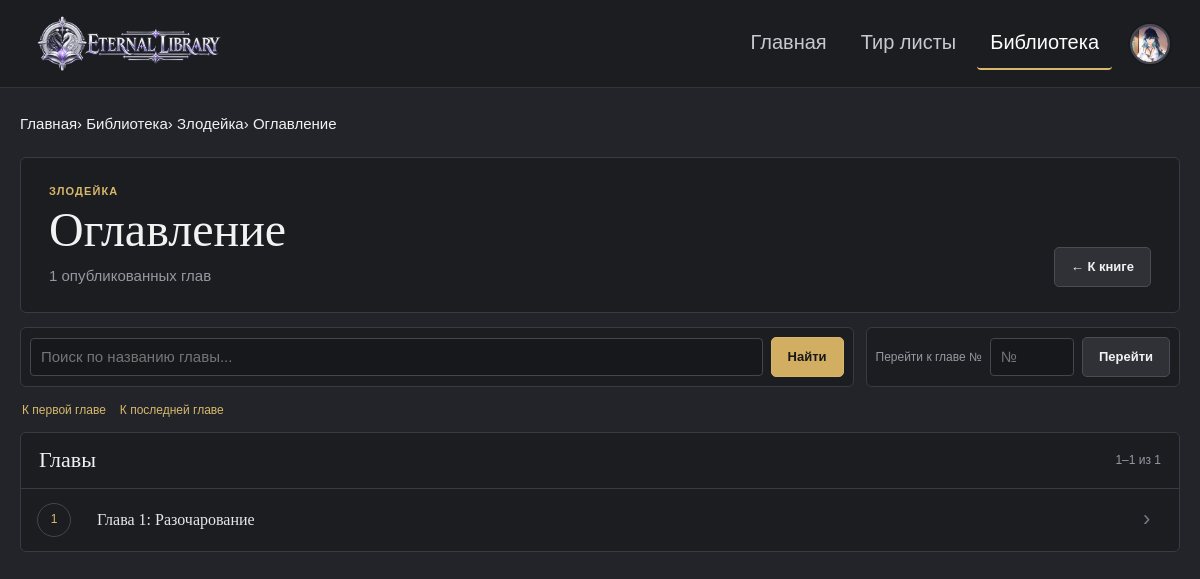
The app's page /library/books/злодейка/contents (signed in) with its own data.
### tables this page shows
CREATE TABLE books (
    id INTEGER PRIMARY KEY AUTOINCREMENT,
    slug TEXT NOT NULL UNIQUE COLLATE NOCASE,
    title TEXT NOT NULL,
    description TEXT,
    cover_filename TEXT,
    publication_status TEXT NOT NULL DEFAULT 'draft'
        CHECK (publication_status IN ('draft', 'published', 'archived')),
    created_by INTEGER NOT NULL,
    created_at TEXT NOT NULL DEFAULT CURRENT_TIMESTAMP,
    updated_at TEXT NOT NULL DEFAULT CURRENT_TIMESTAMP, summary TEXT, tags_json TEXT NOT NULL DEFAULT '[]', banner_filename TEXT, published_at TEXT,
    FOREIGN KEY (created_by) REFERENCES users(id) ON DELETE RESTRICT
);

CREATE TABLE book_chapters (
    id INTEGER PRIMARY KEY AUTOINCREMENT,
    book_id INTEGER NOT NULL,
    slug TEXT NOT NULL,
    title TEXT NOT NULL,
    summary TEXT,
    content TEXT NOT NULL DEFAULT '',
    tags_json TEXT NOT NULL DEFAULT '[]',
    notes TEXT,
    publication_status TEXT NOT NULL DEFAULT 'draft'
        CHECK (publication_status IN ('draft', 'published', 'archived')),
    sort_order INTEGER NOT NULL DEFAULT 0,
    published_at TEXT,
    created_at TEXT NOT NULL DEFAULT CURRENT_TIMESTAMP,
    updated_at TEXT NOT NULL DEFAULT CURRENT_TIMESTAMP, content_markdown TEXT NOT NULL DEFAULT '', word_count INTEGER NOT NULL DEFAULT 0, char_count INTEGER NOT NULL DEFAULT 0,
    UNIQUE (book_id, slug),
    FOREIGN KEY (book_id) REFERENCES books(id) ON DELETE CASCADE
);

### eternal_library/library/routes.py (the view, shortened to what this page needs)
@bp.get("/books/<book_slug>/contents")
def contents(book_slug: str):
    book_item = get_public_book_by_slug(book_slug)
    if book_item is None:
        abort(404)
    query = request.args.get("q", "").strip()
    try:
        requested_page = int(request.args.get("page", "1") or 1)
    except ValueError:
        requested_page = 1
    jump_raw = request.args.get("jump", "").strip()
    jump_error = None
    matched_total = count_public_chapters(book_item["id"], query)
    pagination = page_info(total=matched_total, requested_page=requested_page, per_page=100)
    chapters = list_public_chapter_page(
        book_item["id"], query=query, limit=pagination.per_page, offset=pagination.offset
    )
    total_chapters = count_public_chapters(book_item["id"])
    first_chapter = get_public_chapter_by_number(book_item["id"], 1) if total_chapters else None
    last_chapter = get_public_chapter_by_number(book_item["id"], total_chapters) if total_chapters else None
    return render_template(
        "library/contents.html",
        book=book_item,
        chapters=chapters,
        query=query,
        pagination=pagination,
        total_chapters=total_chapters,
        first_chapter=first_chapter,
        last_chapter=last_chapter,
        jump_error=jump_error,
    )

### eternal_library/auth/hooks.py (called while the page is built)
def avatar_url(user) -> str:
    if user and user["avatar_filename"]:
        return url_for("core.media_file", filename=f"avatars/{user['avatar_filename']}")
    return url_for("core.media_file", filename="tierlists/characters/eve.webp")

### eternal_library/database.py (called while the page is built)
def connect_db() -> sqlite3.Connection:
    INSTANCE_DIR.mkdir(parents=True, exist_ok=True)
    connection = sqlite3.connect(DATABASE_PATH)
    connection.row_factory = sqlite3.Row
    connection.execute("PRAGMA foreign_keys = ON")
    return connection

def get_user_by_id(user_id: int):
    with connect_db() as db:
        return db.execute("SELECT * FROM users WHERE id = ?", (user_id,)).fetchone()

### eternal_library/library/contents_navigation.py (called while the page is built)
def page_info(*, total: int, requested_page: int, per_page: int = 100) -> PageInfo:
    total = max(0, int(total))
    per_page = max(1, min(200, int(per_page)))
    pages = max(1, math.ceil(total / per_page))
    page = min(max(1, int(requested_page or 1)), pages)
    offset = (page - 1) * per_page
    start = offset + 1 if total else 0
    end = min(total, offset + per_page)
    return PageInfo(page, pages, per_page, offset, start, end, total)

### eternal_library/library/repository.py (called while the page is built)
def get_public_book_by_slug(slug: str):
    with connect_db() as db:
        return db.execute(
            """
            SELECT * FROM books
            WHERE slug = ? COLLATE NOCASE AND publication_status = 'published'
            LIMIT 1
            """,
            (slug,),
        ).fetchone()

def count_public_chapters(book_id: int, query: str = "") -> int:
    query = query.strip()
    sql = """
        SELECT COUNT(*) AS total
        FROM book_chapters
        WHERE book_id = ? AND publication_status = 'published'
    """
    params: list[object] = [book_id]
    if query:
        pattern = f"%{query}%"
        sql += " AND (title LIKE ? COLLATE NOCASE OR summary LIKE ? COLLATE NOCASE)"
        params.extend((pattern, pattern))
    with connect_db() as db:
        row = db.execute(sql, params).fetchone()
        return int(row["total"])

def get_public_chapter_by_number(book_id: int, chapter_number: int):
    if chapter_number < 1:
        return None
    with connect_db() as db:
        return db.execute(
            """
            SELECT * FROM book_chapters
            WHERE book_id = ? AND publication_status = 'published'
            ORDER BY sort_order, id
            LIMIT 1 OFFSET ?
            """,
            (book_id, chapter_number - 1),
        ).fetchone()

### eternal_library/templates/library/contents.html (shortened to what this page needs)
<!doctype html>
<html lang="ru">
<head>
    <link rel="stylesheet" href="{{ url_for('static', filename='css/library/global.css') }}">
    <link rel="stylesheet" href="{{ url_for('static', filename='css/library/contents.css') }}">
    <link rel="stylesheet" href="{{ url_for('static', filename='css/common/global_style.css') }}">
</head>
<body class="page page--contents">
    {% with site_section='library' %}{% include 'components/_site_header.html' %}{% endwith %}
    <main class="contents-page">
        <nav class="breadcrumbs" aria-label="Хлебные крошки">
            <a href="{{ url_for('core.home') }}">Главная</a><span>›</span>
            <a href="{{ url_for('library.home') }}">Библиотека</a><span>›</span>
            <a href="{{ url_for('library.book', slug=book['slug']) }}">{{ book['title'] }}</a><span>›</span>
            <span aria-current="page">Оглавление</span>
        </nav>
        <header class="contents-heading">
            <div>
                <p class="contents-kicker">{{ book['title'] }}</p>
                <h1>Оглавление</h1>
                <p>{{ total_chapters }} опубликованных глав</p>
            </div>
            <a class="button" href="{{ url_for('library.book', slug=book['slug']) }}">← К книге</a>
        </header>
        <section class="contents-tools" aria-label="Навигация по оглавлению">
            <form class="contents-search" method="get">
                <input type="search" name="q" value="{{ query }}" placeholder="Поиск по названию главы..." autocomplete="off">
                <button class="button button--primary" type="submit">Найти</button>
            </form>
            <form class="contents-jump" method="get">
                <label for="chapter-jump">Перейти к главе №</label>
                <input id="chapter-jump" type="number" min="1" max="{{ total_chapters or 1 }}" name="jump" placeholder="№">
                <button class="button" type="submit">Перейти</button>
            </form>
        </section>
        {% if total_chapters %}
        <nav class="contents-quick" aria-label="Быстрый переход">
            {% if first_chapter %}<a href="{{ url_for('library.reader', book_slug=book['slug'], chapter_slug=first_chapter['slug']) }}">К первой главе</a>{% endif %}
            {% if last_chapter %}<a href="{{ url_for('library.reader', book_slug=book['slug'], chapter_slug=last_chapter['slug']) }}">К последней главе</a>{% endif %}
        </nav>
        {% endif %}
        <section class="contents-list-panel" aria-labelledby="contents-list-title">
            <header class="contents-list-head">
                <h2 id="contents-list-title">{% if query %}Результаты поиска{% else %}Главы{% endif %}</h2>
                {% if chapters %}<span>{{ pagination.start_number }}–{{ pagination.end_number }} из {{ pagination.total }}</span>{% endif %}
            </header>
            {% if chapters %}
            <ol class="contents-list">
                {% for chapter in chapters %}
                <li>
                    <a href="{{ url_for('library.reader', book_slug=book['slug'], chapter_slug=chapter['slug']) }}">
                        <span class="contents-number">{{ chapter['chapter_number'] }}</span>
                        <span class="contents-title">
                            <strong>{{ chapter['title'] }}</strong>
                        </span>
                        <span class="contents-arrow">›</span>
                    </a>
                </li>
                {% endfor %}
            </ol>
            {% else %}
            <div class="contents-empty">
                <strong>{% if query %}Ничего не найдено{% else %}Опубликованных глав пока нет{% endif %}</strong>
                {% if query %}<p>Попробуйте другой запрос или сбросьте поиск.</p>{% endif %}
            </div>
            {% endif %}
        </section>
    </main>
</body>
</html>

### eternal_library/static/css/library/global.css (style rules this page uses)
:root { color-scheme: dark; --bg: #23242a; --bg-soft: #1c1d21; --surface: #202126; --surface-2: #25262b; --surface-3: #303137; --surface-hover: #383a42; --border: #33343a; --border-strong: #4a4c55; --text: #f2f2f3; --text-soft: #c8c9cf; --muted: #9b9ca4; --muted-2: #747680; --gold: #d8b86a; --gold-bright: #d8b86a; --gold-dark: #8a7342; --gold-soft: rgba(224, 184, 95, .14); --green: #72bd7e; --amber: #dca95b; --red: #d17070; --shadow: 0 18px 48px rgba(0, 0, 0, .32); --radius: 10px; --radius-sm: 7px; --content: 1420px; --header-h: 72px; --font-ui: Inter, ui-sans-serif, -apple-system, BlinkMacSystemFont, "Segoe UI", sans-serif; --font-book: Georgia, "Times New Roman", serif; }
* { box-sizing: border-box; }
html { scroll-behavior: smooth; }
body { margin: 0; min-width: 320px; background: radial-gradient(circle at 72% -8%, rgba(92, 111, 119, .12), transparent 34rem), var(--bg); color: var(--text); font-family: var(--font-ui); font-size: 15px; line-height: 1.55; -webkit-font-smoothing: antialiased; }
button, input, select, textarea { font: inherit; }
button, select { color: inherit; }
a { color: inherit; text-decoration: none; }
h1, h2, h3, p { overflow-wrap: anywhere; }
button, a { -webkit-tap-highlight-color: transparent; }
.button { min-height: 40px; display: inline-flex; align-items: center; justify-content: center; gap: 8px; padding: 0 16px; border: 1px solid var(--border-strong); border-radius: var(--radius-sm); color: #e1e2df; background: linear-gradient(#2a2b30, #25262b); font-weight: 600; font-size: 13px; cursor: pointer; transition: transform .16s ease, border-color .16s ease, background .16s ease, color .16s ease; }
.button--primary { color: #17150f; border-color: #b38a3e; background: linear-gradient(180deg, #f0ca73 0%, #d7a64f 100%); box-shadow: inset 0 1px rgba(255,255,255,.42), 0 8px 20px rgba(191,139,55,.12); }
:root { --bg: #23242a; --bg-soft: #1c1d21; --surface: #202126; --surface-2: #25262b; --surface-3: #303137; --surface-hover: #383a42; --border: #33343a; --border-strong: #4a4c55; --text: #f2f2f3; --text-soft: #c8c9cf; --muted: #9b9ca4; --muted-2: #747680; --gold: #d8b86a; --gold-bright: #d8b86a; --gold-dark: #8a7342; --gold-soft: rgba(216, 184, 106, .12); --shadow: 0 10px 28px rgba(0, 0, 0, .18); --radius: 6px; --radius-sm: 5px; --content: 1450px; --header-h: 88px; --font-ui: Arial, Helvetica, sans-serif; }
body { background: var(--bg); color: var(--text); font-family: var(--font-ui); }
.button { min-height: 40px; border: 1px solid #4a4c55; border-radius: 5px; color: #f2f2f3; background: #303137; box-shadow: none; }
.button--primary { color: #181817; border-color: #d5b66e; background: #d2ae62; box-shadow: none; }
input, select, textarea { accent-color: #d8b86a; }

### eternal_library/static/css/common/global_style.css (style rules this page uses)
:root { --site-bg: #23242a; --site-panel: #1c1d21; --site-panel-soft: #25262b; --site-border: #33343a; --site-text: #f2f2f3; --site-muted: #9b9ca4; --site-accent: #d8b86a; }
html { color-scheme: dark; }
body { min-width: 320px; color: var(--site-text); font-family: Arial, Helvetica, sans-serif !important; -webkit-font-smoothing: antialiased; }
button, input, select, textarea { font: inherit; }

### records on screen
books: title "Злодейка", title "ЗЛОДЕЙКА"
book_chapters: chapter_number "1", title "Глава 1: Разочарование"

### other values on screen
{{ total_chapters }} "1"
{{ pagination.start_number }} "1"
{{ pagination.end_number }} "1"
{{ pagination.total }} "1"
